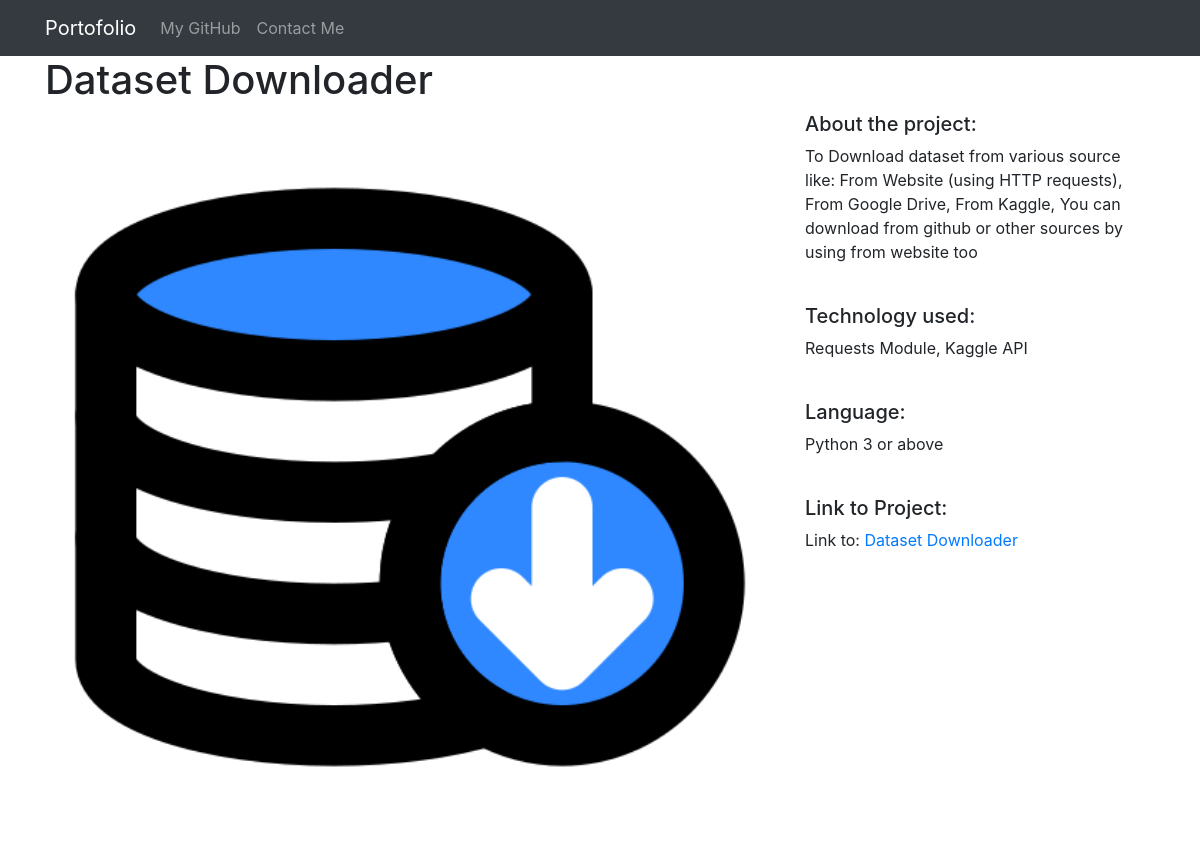
/1/, run on the app's committed database.
### portofolio/models.py (models this page shows)
class Portofolio(models.Model):
    title = models.CharField(max_length=100)
    description = models.TextField()
    technology = models.CharField(max_length=50)
    language = models.CharField(max_length=100)
    image = models.FilePathField(path="/img")
    link = models.URLField(max_length=100)

### portofolio/views.py (the view)
# urls.py: path("<int:pk>/", views.portofolio_detail, name='detail'),
def portofolio_detail(requests, pk):
    portofolio = Portofolio.objects.get(pk=pk)
    context = {
        'portofolio': portofolio
    }
    return render(requests, 'detail.html', context)

### portofolio/templates/detail.html
{% extends "base.html" %}
{% load static %}
{% block page_content %}
<h1>{{ portofolio.title }}</h1>
<div class="row">
    <div class="col-md-8">
        <img src="{% static portofolio.image %}" alt="" width="100%">
    </div>
    <div class="col-md-4">
        <h5>About the project:</h5>
        <p>{{ portofolio.description }}</p>
        <br>
        <h5>Technology used:</h5>
        <p>{{ portofolio.technology }}</p>
        <br>
        <h5>Language:</h5>
        <p>{{ portofolio.language }}</p>
        <br>
        <h5>Link to Project:</h5>
        <p>Link to: <a target="_blank" href={{ portofolio.link }}>{{ portofolio.title }}</a></p>
    </div>
</div>
{% endblock %}

### data on the page
Portofolio: title "Dataset Downloader", image (picture), description "To Download dataset from various source like: From Website (using HTTP requests), From Google Drive, From Kaggle, You can download from github or other sources by using from website too", technology "Requests Module, Kaggle API", language "Python 3 or above"
